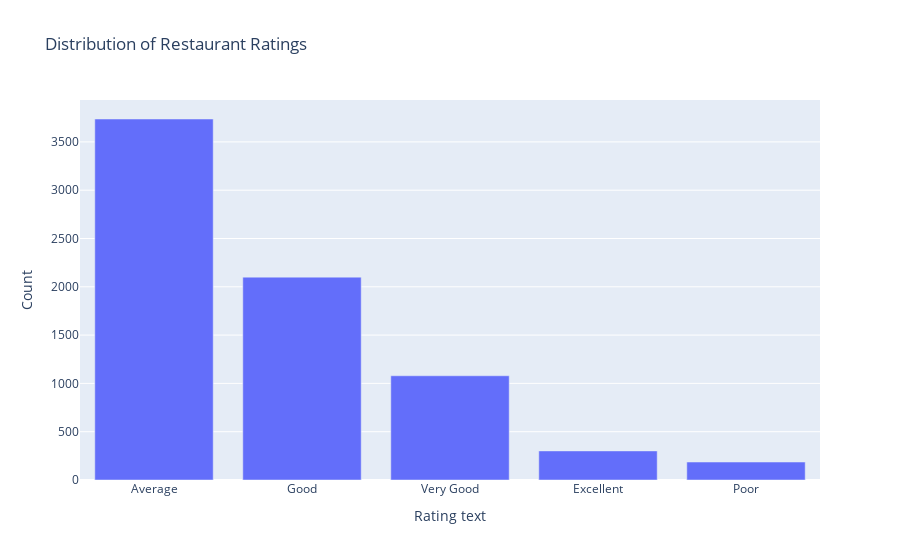

Notebook code cell kept with this figure:
### Markdown cell above
Analyze the text reviews to identify the most
common positive and negative keywords.

### Code cell
#Data Cleaning:
data = data.dropna(subset=['Rating text'])

# Count the occurrences of each rating text:
rating_text_counts = data['Rating text'].value_counts()

# Display the result:
print("Rating Text Distribution:")
print(rating_text_counts)

# Plotting a Bar CHart :
fig = px.bar(rating_text_counts, x=rating_text_counts.index, y=rating_text_counts.values,
             labels={'x': 'Rating Text', 'y': 'Count'},
             title='Distribution of Restaurant Ratings')
fig.show()

### Figure 1 — Plotly figure (JSON) as saved in the notebook; plotly's stock layout.template omitted (floating-point values rounded to 4 significant figures)
{"data": [{"alignmentgroup": "True", "hovertemplate": "Rating text=%{x}<br>Count=%{y}<extra></extra>", "legendgroup": "", "marker": {"color": "#636efa", "pattern": {"shape": ""}}, "name": "", "offsetgroup": "", "orientation": "v", "showlegend": false, "textposition": "auto", "type": "bar", "x": ["Average", "Good", "Very Good", "Excellent", "Poor"], "xaxis": "x", "y": [3737, 2100, 1079, 301, 186], "yaxis": "y"}], "layout": {"barmode": "relative", "legend": {"tracegroupgap": 0}, "title": {"text": "Distribution of Restaurant Ratings"}, "xaxis": {"anchor": "y", "domain": [0, 1], "title": {"text": "Rating text"}}, "yaxis": {"anchor": "x", "domain": [0, 1], "title": {"text": "Count"}}}}
